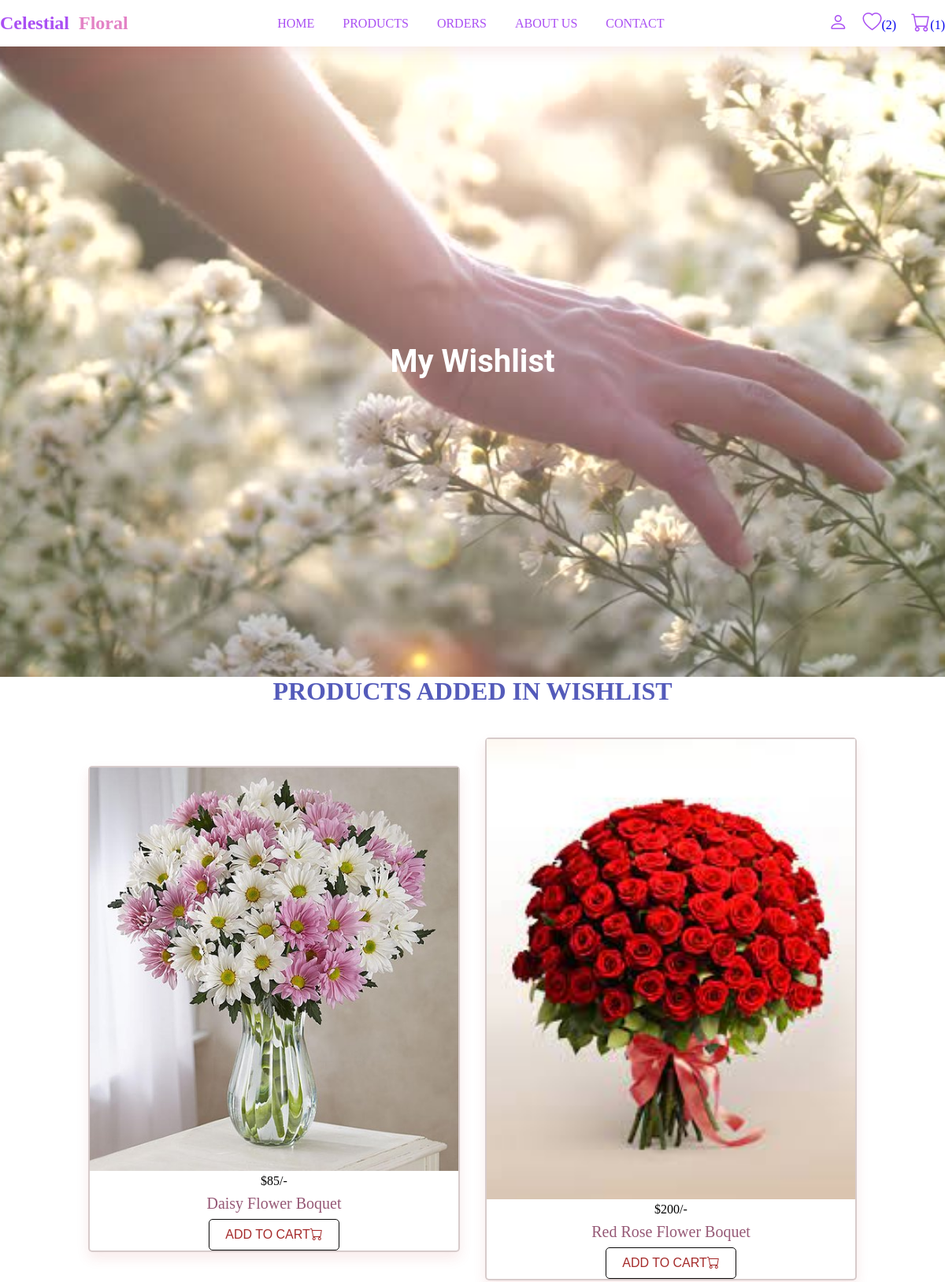
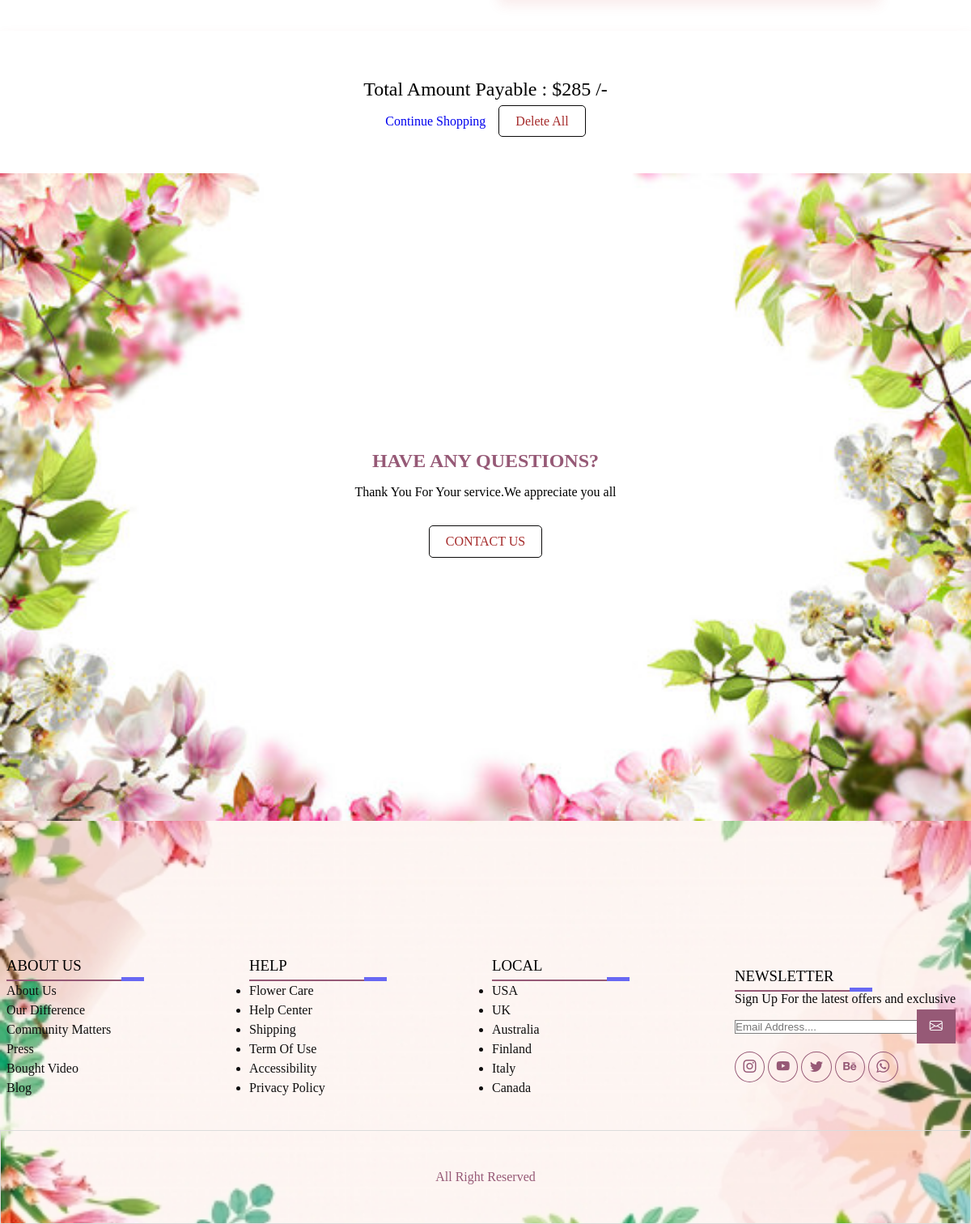
Page /wishlist.php on the committed database (2 pictures, top to bottom).
### tables this page shows
CREATE TABLE `wishlist` (
  `id` int(255) NOT NULL,
  `user_id` int(255) NOT NULL,
  `pid` int(255) NOT NULL,
  `name` varchar(255) NOT NULL,
  `price` varchar(255) NOT NULL,
  `image` varchar(255) NOT NULL
);

### wishlist.php (the view, shortened to what this page needs)
<?php
include 'connection.php';
$user_id = isset($_SESSION['user_id']) ? $_SESSION['user_id'] : null;
?>
<!DOCTYPE html>
<html lang="en">
<head>
    <link rel="stylesheet" href="main.css">
    <link rel="stylesheet" href="https://cdn.jsdelivr.net/npm/bootstrap-icons/font/bootstrap-icons.css">
</head>
<body>
<header class="header">
    <div class="flex">
        <a href="admin_header.php" class="logo">Celestial &nbsp<span>Floral</span></a>
        <nav class="navbar">
            <a href="index.php">Home</a>
            <a href="products.php">Products</a>
            <a href="orders.php">Orders</a>
            <a href="about.php">About us</a>
            <a href="contact.php">Contact</a>
        </nav>
        <div class="icons">
            <i class="bi bi-person" id="user-icon"></i>
                <?php
                $select_wishlist = mysqli_query($conn, "SELECT * FROM `wishlist` WHERE user_id = '$user_id'") or die('query failed');
                $wishlist_num_rows = mysqli_num_rows($select_wishlist);
                ?>
                <a href="wishlist.php"><i class="bi bi-heart"></i><span>(<?php echo $wishlist_num_rows; ?>)</span></a>
                <?php
                $select_cart = mysqli_query($conn, "SELECT * FROM `cart` WHERE user_id = '$user_id'") or die('query failed');
                $cart_num_rows = mysqli_num_rows($select_cart);
                ?>
                <a href="cart.php"><i class="bi bi-cart"></i><span>(<?php echo $cart_num_rows; ?>)</span></a>
        </div>
    </div>
</header>
<div class="slider-section">
    <div class="slide-show-container">
        <div class="wrapper-one">
            <div class="wrapper-text">My Wishlist</div>
        </div>
    </div>
</div>
  <div class="shop">
    <h1 class="title">Products added in wishlist</h1>
    <div class="box-container">
        <?php
        $grand_total = 0;
        $select_wishlist = mysqli_query($conn, "SELECT * FROM `wishlist` WHERE user_id='$user_id' ") or die('query failed');
        if(mysqli_num_rows($select_wishlist) > 0) {
            while($fetch_wishlist = mysqli_fetch_assoc($select_wishlist)) {
        ?>
            <form action="" method="post" class="box">
                <img src="image/<?php echo htmlspecialchars($fetch_wishlist['image']); ?>">
                <div class="price">$<?php echo htmlspecialchars($fetch_wishlist['price']); ?>/-</div>
                <div class="name"><?php echo htmlspecialchars($fetch_wishlist['name']); ?></div>
                <button type="submit" name="add_to_cart" class="btn2">add to cart<i class="bi bi-cart"></i></button>
            </form>
        <?php
              $grand_total+= $fetch_wishlist['price'];
            }
        } else {
            echo '<img src ="image\empty2.jpg">';
        }
        ?>
    </div>
      <div class="wishlist_total">
        <p>Total amount payable : <span>$<?php echo $grand_total ?> /- </span></p>
        <a href="shop.php">Continue shopping</a>&nbsp &nbsp
        <a href="wishlist.php?delete_all" class="btn2"
   <?php echo ($grand_total > 1) ? '' : 'disabled'; ?>
   onclick="return confirm('Do you want to delete all from wishlist?')">
   Delete All
</a>
      </div>
</div>
<?php include 'footer.php'; ?>
</body>
</html>

### main.css (style rules this page uses)
* { margin: 0; padding: 0; box-sizing: border-box; }
:root { --white-alpha-40: rgba(156, 126, 126, 0.4); --white-alpha-25: rgba(255,255,255,0.25); --backdrop-filter-blur: blur(5px); --pink:#965976; --box-shadow: 0 .5rem 1rem rgba(197, 62, 62, 0.1); }
a { text-decoration: none; }
.btn2 { color: var(--pink); text-transform: uppercase; border-radius: 5px; border: 1px solid var(--pink); padding: .5rem 2rem; }
.box-container { padding: 2% 8%; display: grid; grid-template-columns: repeat(auto-fit,minmax(18rem,1fr)); justify-content: center; align-items: center; }
.box-container .box { box-shadow: var(--box-shadow); border-radius: 15px; background: var(--white-alpha-25); border: 2px solid var(--white-alpha-40); margin: 1rem; text-align: center; border-radius: 5px; }
header { background: #fff; width: 100%; padding: 1rem 0; box-shadow: var(--box-shadow); position: relative; z-index: 1000; }
.flex { max-width: 1200px; display: flex; justify-content:space-between; align-items: center; position: relative; margin: 0 auto; }
.logo { font-size: 1.5rem; font-weight: bold; color:#aa4ff3; }
.logo span { color:#e382c5 }
.navbar a { margin: 0 1rem; font-size: 1rem; color: #aa4ff3; text-transform: uppercase; }
.header .icons { display: flex; }
.header .icons i { margin-left: 1.2rem; font-size: 1.5rem; cursor: pointer; color: #aa4ff3; }
.title { text-align: center; text-transform: uppercase; color: #545bba; }
.slide-show-container { height: 100vh; width: 100%; position: relative; overflow: hidden; }
.wrapper-one, .wrapper-two, .wrapper-three { background-color: #eee; background-size: cover; background-position: center center; background-repeat: no-repeat; height: 100%; width: 100%; position: absolute; color: #fff; text-transform: capitalize; opacity: 0; }
.wrapper-one { background-image: url('image/bg4.jpg'); opacity: 1; }
.wrapper-text { font: 700 40px/1.4 'Roboto', sans-serif; position: absolute; top: 50%; left: 50%; transform: translate(-50%, -50%); text-align: center; z-index: 1; }
.shop .box { position: relative; }
.name { font-size: 20px; color: var(--pink); margin: .5rem; text-transform: capitalize; }
.shop img { width: 100%; }
.wishlist_total { max-width: 1200px; box-shadow: var(--box-shadow); margin: 1px solid gainsboro; text-align: center; padding: 3rem 0; line-height: 2; text-transform: capitalize; }
.wishlist_total p { font-size: 1.5rem; }
.wishlist_total a { text-transform: capitalize; font-size: 16px; margin-top: 2rem; }
.btn2 { padding: 10px 20px; background-color: #fff; border: 1px solid #0a0909; color: #a52a2a; text-align: center; font-size: 16px; cursor: pointer; transition: background-color 0.3s; }

### rows in the picture
wishlist: image (picture), price "85", name "Daisy Flower Boquet"
wishlist: image (picture), price "200", name "Red Rose Flower Boquet"

### other values in the picture
$wishlist_num_rows "2"
$cart_num_rows "1"
$grand_total "285"
